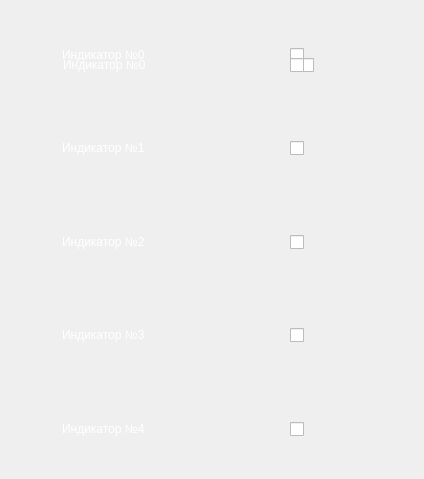
<?xml version="1.0" encoding="UTF-8"?>
<ui version="4.0">
 <class>indicatorwidget</class>
 <widget class="QWidget" name="indicatorwidget">
  <property name="geometry">
   <rect>
    <x>0</x>
    <y>0</y>
    <width>424</width>
    <height>479</height>
   </rect>
  </property>
  <property name="windowTitle">
   <string>Form</string>
  </property>
  <widget class="QWidget" name="layoutWidget">
   <property name="geometry">
    <rect>
     <x>30</x>
     <y>20</y>
     <width>351</width>
     <height>451</height>
    </rect>
   </property>
   <layout class="QVBoxLayout" name="m_layout">
    <item>
     <widget class="QGroupBox" name="group0">
      <property name="styleSheet">
       <string notr="true">QGroupBox { border: none; background-color: transparent; border-radius: 25px; /* Половина высоты для полного скругления */
display: flex;}</string>
      </property>
      <property name="title">
       <string/>
      </property>
      <widget class="QCheckBox" name="toggle0">
       <property name="enabled">
        <bool>true</bool>
       </property>
       <property name="geometry">
        <rect>
         <x>260</x>
         <y>20</y>
         <width>60</width>
         <height>31</height>
        </rect>
       </property>
       <property name="styleSheet">
        <string notr="true">QCheckBox::indicator {
	width: 60px;
	height: 80px;
	background-image: url(:/image/resources/img/info.png);
}

QCheckBox::indicator:checked {
	image: url(:/image/resources/img/on_new.jpg);
	background-image: url(:/image/resources/img/info.png);
}

QCheckBox::indicator:unchecked {
	image: url(:/image/resources/img/off_new.jpg);
	background-image: url(:/image/resources/img/info.png);
}

</string>
       </property>
       <property name="text">
        <string/>
       </property>
      </widget>
      <widget class="QLabel" name="indicator0">
       <property name="geometry">
        <rect>
         <x>9</x>
         <y>0</y>
         <width>321</width>
         <height>70</height>
        </rect>
       </property>
       <property name="sizePolicy">
        <sizepolicy hsizetype="Minimum" vsizetype="Maximum">
         <horstretch>0</horstretch>
         <verstretch>0</verstretch>
        </sizepolicy>
       </property>
       <property name="font">
        <font>
         <pointsize>9</pointsize>
         <fontweight>ExtraLight</fontweight>
        </font>
       </property>
       <property name="styleSheet">
        <string notr="true">width: 400px;
background-image: url(:/image/resources/img/info_black.png);
color: rgb(255, 255, 255);
height: 50px;
 /*background-color: white;*/
border-radius: 25px; /* Половина высоты для полного скругления */
display: flex;
align-items: center; /* Вертикальное выравнивание текста */
padding: 0 20px; /* Отступы с обоих концов */
box-shadow: 0 4px 8px rgba(0, 0, 0, 0.1); /* Небольшая тень для эффекта всплытия */
 margin: 10px 0; /* Для отступа между элементами, если их несколько */
</string>
       </property>
       <property name="frameShadow">
        <enum>QFrame::Raised</enum>
       </property>
       <property name="text">
        <string>&lt;!DOCTYPE html&gt;
&lt;html lang=&quot;ru&quot;&gt;
&lt;head&gt;
&lt;meta charset=&quot;UTF-8&quot;&gt;
&lt;meta name=&quot;viewport&quot; content=&quot;width=device-width, initial-scale=1.0&quot;&gt;
&lt;title&gt;CustomLabel&lt;/title&gt;
&lt;style&gt;
  .custom-label {
    width: 400px;
    height: 50px;
    border-radius: 25px; /* Половина высоты для полного скругления */
    display: flex;
    align-items: center; /* Вертикальное выравнивание текста */
    padding: 0 20px; /* Отступы с обоих концов */
    box-shadow: 0 4px 8px rgba(0, 0, 0, 0.1); /* Небольшая тень для эффекта всплытия */
    margin: 10px 0; /* Для отступа между элементами, если их несколько */
  }

  .custom-label-text {
    color: black;
    font-weight: 400; /* Тонкий шрифт */
    font-size: 20px; /* Размер шрифта */
  }
&lt;/style&gt;
&lt;/head&gt;
&lt;body&gt;

&lt;div class=&quot;custom-label&quot;&gt;
  &lt;span class=&quot;custom-label-text&quot;&gt;Индикатор №0&lt;/span&gt;
&lt;/div&gt;

&lt;/body&gt;
&lt;/html&gt;
</string>
       </property>
      </widget>
      <widget class="QPushButton" name="info0">
       <property name="enabled">
        <bool>true</bool>
       </property>
       <property name="geometry">
        <rect>
         <x>180</x>
         <y>25</y>
         <width>22</width>
         <height>22</height>
        </rect>
       </property>
       <property name="sizePolicy">
        <sizepolicy hsizetype="Maximum" vsizetype="Maximum">
         <horstretch>0</horstretch>
         <verstretch>0</verstretch>
        </sizepolicy>
       </property>
       <property name="font">
        <font>
         <pointsize>9</pointsize>
         <bold>false</bold>
         <stylestrategy>PreferAntialias</stylestrategy>
        </font>
       </property>
       <property name="mouseTracking">
        <bool>true</bool>
       </property>
       <property name="tabletTracking">
        <bool>true</bool>
       </property>
       <property name="focusPolicy">
        <enum>Qt::StrongFocus</enum>
       </property>
       <property name="autoFillBackground">
        <bool>false</bool>
       </property>
       <property name="styleSheet">
        <string notr="true">image: url(:/image/resources/img/info_black.png);
border-radius: 80px;</string>
       </property>
       <property name="text">
        <string/>
       </property>
       <property name="checkable">
        <bool>true</bool>
       </property>
       <property name="autoDefault">
        <bool>false</bool>
       </property>
       <property name="flat">
        <bool>true</bool>
       </property>
      </widget>
      <widget class="QGroupBox" name="group0_2">
       <property name="geometry">
        <rect>
         <x>10</x>
         <y>10</y>
         <width>349</width>
         <height>71</height>
        </rect>
       </property>
       <property name="styleSheet">
        <string notr="true">QGroupBox { border: none; background-color: transparent; border-radius: 25px; /* Половина высоты для полного скругления */
display: flex;}</string>
       </property>
       <property name="title">
        <string/>
       </property>
       <widget class="QCheckBox" name="toggle0_2">
        <property name="enabled">
         <bool>true</bool>
        </property>
        <property name="geometry">
         <rect>
          <x>260</x>
          <y>20</y>
          <width>60</width>
          <height>31</height>
         </rect>
        </property>
        <property name="styleSheet">
         <string notr="true">QCheckBox::indicator {
	width: 60px;
	height: 80px;
	background-image: url(:/image/resources/img/info.png);
}

QCheckBox::indicator:checked {
	image: url(:/image/resources/img/on_new.jpg);
	background-image: url(:/image/resources/img/info.png);
}

QCheckBox::indicator:unchecked {
	image: url(:/image/resources/img/off_new.jpg);
	background-image: url(:/image/resources/img/info.png);
}

</string>
        </property>
        <property name="text">
         <string/>
        </property>
       </widget>
       <widget class="QLabel" name="indicator0_2">
        <property name="geometry">
         <rect>
          <x>0</x>
          <y>0</y>
          <width>321</width>
          <height>70</height>
         </rect>
        </property>
        <property name="sizePolicy">
         <sizepolicy hsizetype="Minimum" vsizetype="Maximum">
          <horstretch>0</horstretch>
          <verstretch>0</verstretch>
         </sizepolicy>
        </property>
        <property name="font">
         <font>
          <pointsize>9</pointsize>
          <fontweight>ExtraLight</fontweight>
         </font>
        </property>
        <property name="styleSheet">
         <string notr="true">width: 400px;
background-image: url(:/image/resources/img/info_black.png);
color: rgb(255, 255, 255);
height: 50px;
 /*background-color: white;*/
border-radius: 25px; /* Половина высоты для полного скругления */
display: flex;
align-items: center; /* Вертикальное выравнивание текста */
padding: 0 20px; /* Отступы с обоих концов */
box-shadow: 0 4px 8px rgba(0, 0, 0, 0.1); /* Небольшая тень для эффекта всплытия */
 margin: 10px 0; /* Для отступа между элементами, если их несколько */
</string>
        </property>
        <property name="frameShadow">
         <enum>QFrame::Raised</enum>
        </property>
        <property name="text">
         <string>&lt;!DOCTYPE html&gt;
&lt;html lang=&quot;ru&quot;&gt;
&lt;head&gt;
&lt;meta charset=&quot;UTF-8&quot;&gt;
&lt;meta name=&quot;viewport&quot; content=&quot;width=device-width, initial-scale=1.0&quot;&gt;
&lt;title&gt;CustomLabel&lt;/title&gt;
&lt;style&gt;
  .custom-label {
    width: 400px;
    height: 50px;
    border-radius: 25px; /* Половина высоты для полного скругления */
    display: flex;
    align-items: center; /* Вертикальное выравнивание текста */
    padding: 0 20px; /* Отступы с обоих концов */
    box-shadow: 0 4px 8px rgba(0, 0, 0, 0.1); /* Небольшая тень для эффекта всплытия */
    margin: 10px 0; /* Для отступа между элементами, если их несколько */
  }

  .custom-label-text {
    color: black;
    font-weight: 400; /* Тонкий шрифт */
    font-size: 20px; /* Размер шрифта */
  }
&lt;/style&gt;
&lt;/head&gt;
&lt;body&gt;

&lt;div class=&quot;custom-label&quot;&gt;
  &lt;span class=&quot;custom-label-text&quot;&gt;Индикатор №0&lt;/span&gt;
&lt;/div&gt;

&lt;/body&gt;
&lt;/html&gt;
</string>
        </property>
       </widget>
       <widget class="QPushButton" name="info0_2">
        <property name="enabled">
         <bool>true</bool>
        </property>
        <property name="geometry">
         <rect>
          <x>180</x>
          <y>25</y>
          <width>22</width>
          <height>22</height>
         </rect>
        </property>
        <property name="sizePolicy">
         <sizepolicy hsizetype="Maximum" vsizetype="Maximum">
          <horstretch>0</horstretch>
          <verstretch>0</verstretch>
         </sizepolicy>
        </property>
        <property name="font">
         <font>
          <pointsize>9</pointsize>
          <bold>false</bold>
          <stylestrategy>PreferAntialias</stylestrategy>
         </font>
        </property>
        <property name="mouseTracking">
         <bool>true</bool>
        </property>
        <property name="tabletTracking">
         <bool>true</bool>
        </property>
        <property name="focusPolicy">
         <enum>Qt::StrongFocus</enum>
        </property>
        <property name="autoFillBackground">
         <bool>false</bool>
        </property>
        <property name="styleSheet">
         <string notr="true">image: url(:/image/resources/img/info_black.png);
border-radius: 80px;</string>
        </property>
        <property name="text">
         <string/>
        </property>
        <property name="checkable">
         <bool>true</bool>
        </property>
        <property name="autoDefault">
         <bool>false</bool>
        </property>
        <property name="flat">
         <bool>true</bool>
        </property>
       </widget>
       <widget class="QCheckBox" name="toggle0_3">
        <property name="enabled">
         <bool>true</bool>
        </property>
        <property name="geometry">
         <rect>
          <x>250</x>
          <y>20</y>
          <width>60</width>
          <height>31</height>
         </rect>
        </property>
        <property name="styleSheet">
         <string notr="true">QCheckBox::indicator {
	width: 60px;
	height: 80px;
	background-image: url(:/image/resources/img/info.png);
}

QCheckBox::indicator:checked {
	image: url(:/image/resources/img/on_new.jpg);
	background-image: url(:/image/resources/img/info.png);
}

QCheckBox::indicator:unchecked {
	image: url(:/image/resources/img/off_new.jpg);
	background-image: url(:/image/resources/img/info.png);
}

</string>
        </property>
        <property name="text">
         <string/>
        </property>
       </widget>
      </widget>
      <zorder>indicator0</zorder>
      <zorder>info0</zorder>
      <zorder>toggle0</zorder>
      <zorder>group0_2</zorder>
     </widget>
    </item>
    <item>
     <spacer name="verticalSpacer">
      <property name="orientation">
       <enum>Qt::Vertical</enum>
      </property>
      <property name="sizeType">
       <enum>QSizePolicy::Fixed</enum>
      </property>
      <property name="sizeHint" stdset="0">
       <size>
        <width>10</width>
        <height>10</height>
       </size>
      </property>
     </spacer>
    </item>
    <item>
     <widget class="QGroupBox" name="group1">
      <property name="styleSheet">
       <string notr="true">QGroupBox { border: none; background-color: transparent; border-radius: 25px; /* Половина высоты для полного скругления */
display: flex;}</string>
      </property>
      <property name="title">
       <string/>
      </property>
      <widget class="QLabel" name="indicator1_2">
       <property name="geometry">
        <rect>
         <x>9</x>
         <y>0</y>
         <width>320</width>
         <height>70</height>
        </rect>
       </property>
       <property name="sizePolicy">
        <sizepolicy hsizetype="Minimum" vsizetype="Maximum">
         <horstretch>0</horstretch>
         <verstretch>0</verstretch>
        </sizepolicy>
       </property>
       <property name="font">
        <font>
         <pointsize>9</pointsize>
         <fontweight>ExtraLight</fontweight>
        </font>
       </property>
       <property name="styleSheet">
        <string notr="true">width: 400px;
background-image: url(:/image/resources/img/info_black.png);
color: rgb(255, 255, 255);
height: 50px;
 /*background-color: white;*/
border-radius: 25px; /* Половина высоты для полного скругления */
display: flex;
align-items: center; /* Вертикальное выравнивание текста */
padding: 0 20px; /* Отступы с обоих концов */
box-shadow: 0 4px 8px rgba(0, 0, 0, 0.1); /* Небольшая тень для эффекта всплытия */
 margin: 10px 0; /* Для отступа между элементами, если их несколько */
</string>
       </property>
       <property name="frameShadow">
        <enum>QFrame::Raised</enum>
       </property>
       <property name="text">
        <string>&lt;!DOCTYPE html&gt;
&lt;html lang=&quot;ru&quot;&gt;
&lt;head&gt;
&lt;meta charset=&quot;UTF-8&quot;&gt;
&lt;meta name=&quot;viewport&quot; content=&quot;width=device-width, initial-scale=1.0&quot;&gt;
&lt;title&gt;CustomLabel&lt;/title&gt;
&lt;style&gt;
  .custom-label {
    width: 400px;
    height: 50px;
    border-radius: 25px; /* Половина высоты для полного скругления */
    display: flex;
    align-items: center; /* Вертикальное выравнивание текста */
    padding: 0 20px; /* Отступы с обоих концов */
  }

  .custom-label-text {
    color: black;
    font-weight: 400; /* Тонкий шрифт */
    font-size: 20px; /* Размер шрифта */
  }
&lt;/style&gt;
&lt;/head&gt;
&lt;body&gt;

&lt;div class=&quot;custom-label&quot;&gt;
  &lt;span class=&quot;custom-label-text&quot;&gt;Индикатор №1&lt;/span&gt;
&lt;/div&gt;

&lt;/body&gt;
&lt;/html&gt;
</string>
       </property>
      </widget>
      <widget class="QPushButton" name="info1_2">
       <property name="enabled">
        <bool>true</bool>
       </property>
       <property name="geometry">
        <rect>
         <x>180</x>
         <y>25</y>
         <width>22</width>
         <height>22</height>
        </rect>
       </property>
       <property name="sizePolicy">
        <sizepolicy hsizetype="Maximum" vsizetype="Maximum">
         <horstretch>0</horstretch>
         <verstretch>0</verstretch>
        </sizepolicy>
       </property>
       <property name="font">
        <font>
         <pointsize>9</pointsize>
         <bold>false</bold>
         <stylestrategy>PreferAntialias</stylestrategy>
        </font>
       </property>
       <property name="mouseTracking">
        <bool>true</bool>
       </property>
       <property name="tabletTracking">
        <bool>true</bool>
       </property>
       <property name="focusPolicy">
        <enum>Qt::StrongFocus</enum>
       </property>
       <property name="autoFillBackground">
        <bool>false</bool>
       </property>
       <property name="styleSheet">
        <string notr="true">image: url(:/image/resources/img/info_black.png);
border-radius: 80px;</string>
       </property>
       <property name="text">
        <string/>
       </property>
       <property name="checkable">
        <bool>true</bool>
       </property>
       <property name="flat">
        <bool>true</bool>
       </property>
      </widget>
      <widget class="QCheckBox" name="toggle1_2">
       <property name="enabled">
        <bool>true</bool>
       </property>
       <property name="geometry">
        <rect>
         <x>260</x>
         <y>20</y>
         <width>60</width>
         <height>31</height>
        </rect>
       </property>
       <property name="styleSheet">
        <string notr="true">QCheckBox::indicator {
	width: 60px;
	height: 80px;
	background-image: url(:/image/resources/img/info.png);
}

QCheckBox::indicator:checked {
	image: url(:/image/resources/img/on_new.jpg);
	background-image: url(:/image/resources/img/info.png);
}

QCheckBox::indicator:unchecked {
	image: url(:/image/resources/img/off_new.jpg);
	background-image: url(:/image/resources/img/info.png);
}

</string>
       </property>
       <property name="text">
        <string/>
       </property>
      </widget>
     </widget>
    </item>
    <item>
     <spacer name="verticalSpacer_2">
      <property name="orientation">
       <enum>Qt::Vertical</enum>
      </property>
      <property name="sizeType">
       <enum>QSizePolicy::Fixed</enum>
      </property>
      <property name="sizeHint" stdset="0">
       <size>
        <width>10</width>
        <height>10</height>
       </size>
      </property>
     </spacer>
    </item>
    <item>
     <widget class="QGroupBox" name="group1_2">
      <property name="styleSheet">
       <string notr="true">QGroupBox { width: 300px;
height: 50px;
border: none; background-color: transparent; border-radius: 35px;}</string>
      </property>
      <property name="title">
       <string/>
      </property>
      <widget class="QLabel" name="indicator2">
       <property name="geometry">
        <rect>
         <x>9</x>
         <y>0</y>
         <width>321</width>
         <height>70</height>
        </rect>
       </property>
       <property name="sizePolicy">
        <sizepolicy hsizetype="Maximum" vsizetype="Maximum">
         <horstretch>0</horstretch>
         <verstretch>0</verstretch>
        </sizepolicy>
       </property>
       <property name="font">
        <font>
         <pointsize>9</pointsize>
         <fontweight>ExtraLight</fontweight>
        </font>
       </property>
       <property name="styleSheet">
        <string notr="true">width: 400px;
background-image: url(:/image/resources/img/info_black.png);
color: rgb(255, 255, 255);
height: 50px;
 /*background-color: white;*/
border-radius: 25px; /* Половина высоты для полного скругления */
display: flex;
align-items: center; /* Вертикальное выравнивание текста */
padding: 0 20px; /* Отступы с обоих концов */
box-shadow: 0 4px 8px rgba(0, 0, 0, 0.1); /* Небольшая тень для эффекта всплытия */
 margin: 10px 0; /* Для отступа между элементами, если их несколько */
</string>
       </property>
       <property name="frameShadow">
        <enum>QFrame::Raised</enum>
       </property>
       <property name="text">
        <string>&lt;!DOCTYPE html&gt;
&lt;html lang=&quot;ru&quot;&gt;
&lt;head&gt;
&lt;meta charset=&quot;UTF-8&quot;&gt;
&lt;meta name=&quot;viewport&quot; content=&quot;width=device-width, initial-scale=1.0&quot;&gt;
&lt;title&gt;CustomLabel&lt;/title&gt;
&lt;style&gt;
  .custom-label {
    width: 400px;
    height: 50px;
    border-radius: 25px; /* Половина высоты для полного скругления */
    display: flex;
    align-items: center; /* Вертикальное выравнивание текста */
    padding: 0 20px; /* Отступы с обоих концов */
  }

  .custom-label-text {
    color: black;
    font-weight: 400; /* Тонкий шрифт */
    font-size: 20px; /* Размер шрифта */
  }
&lt;/style&gt;
&lt;/head&gt;
&lt;body&gt;

&lt;div class=&quot;custom-label&quot;&gt;
  &lt;span class=&quot;custom-label-text&quot;&gt;Индикатор №2&lt;/span&gt;
&lt;/div&gt;

&lt;/body&gt;
&lt;/html&gt;
</string>
       </property>
      </widget>
      <widget class="QPushButton" name="info2">
       <property name="enabled">
        <bool>true</bool>
       </property>
       <property name="geometry">
        <rect>
         <x>180</x>
         <y>25</y>
         <width>22</width>
         <height>22</height>
        </rect>
       </property>
       <property name="sizePolicy">
        <sizepolicy hsizetype="Maximum" vsizetype="Maximum">
         <horstretch>0</horstretch>
         <verstretch>0</verstretch>
        </sizepolicy>
       </property>
       <property name="font">
        <font>
         <pointsize>9</pointsize>
         <bold>false</bold>
         <stylestrategy>PreferAntialias</stylestrategy>
        </font>
       </property>
       <property name="mouseTracking">
        <bool>true</bool>
       </property>
       <property name="tabletTracking">
        <bool>true</bool>
       </property>
       <property name="focusPolicy">
        <enum>Qt::StrongFocus</enum>
       </property>
       <property name="autoFillBackground">
        <bool>false</bool>
       </property>
       <property name="styleSheet">
        <string notr="true">image: url(:/image/resources/img/info_black.png);
border-radius: 80px;</string>
       </property>
       <property name="text">
        <string/>
       </property>
       <property name="checkable">
        <bool>true</bool>
       </property>
       <property name="flat">
        <bool>true</bool>
       </property>
      </widget>
      <widget class="QCheckBox" name="toggle2">
       <property name="enabled">
        <bool>true</bool>
       </property>
       <property name="geometry">
        <rect>
         <x>260</x>
         <y>20</y>
         <width>60</width>
         <height>31</height>
        </rect>
       </property>
       <property name="styleSheet">
        <string notr="true">QCheckBox::indicator {
	width: 60px;
	height: 80px;
	background-image: url(:/image/resources/img/info.png);
}

QCheckBox::indicator:checked {
	image: url(:/image/resources/img/on_new.jpg);
	background-image: url(:/image/resources/img/info.png);
}

QCheckBox::indicator:unchecked {
	image: url(:/image/resources/img/off_new.jpg);
	background-image: url(:/image/resources/img/info.png);
}

</string>
       </property>
       <property name="text">
        <string/>
       </property>
      </widget>
     </widget>
    </item>
    <item>
     <spacer name="verticalSpacer_3">
      <property name="orientation">
       <enum>Qt::Vertical</enum>
      </property>
      <property name="sizeType">
       <enum>QSizePolicy::Fixed</enum>
      </property>
      <property name="sizeHint" stdset="0">
       <size>
        <width>10</width>
        <height>10</height>
       </size>
      </property>
     </spacer>
    </item>
    <item>
     <widget class="QGroupBox" name="group1_3">
      <property name="styleSheet">
       <string notr="true">QGroupBox { border: none; background-color: transparent; border-radius: 25px; /* Половина высоты для полного скругления */
display: flex;}</string>
      </property>
      <property name="title">
       <string/>
      </property>
      <widget class="QLabel" name="indicator3">
       <property name="geometry">
        <rect>
         <x>9</x>
         <y>0</y>
         <width>321</width>
         <height>70</height>
        </rect>
       </property>
       <property name="sizePolicy">
        <sizepolicy hsizetype="Minimum" vsizetype="Maximum">
         <horstretch>0</horstretch>
         <verstretch>0</verstretch>
        </sizepolicy>
       </property>
       <property name="font">
        <font>
         <pointsize>9</pointsize>
         <fontweight>ExtraLight</fontweight>
        </font>
       </property>
       <property name="styleSheet">
        <string notr="true">width: 400px;
background-image: url(:/image/resources/img/info_black.png);
color: rgb(255, 255, 255);
height: 50px;
 /*background-color: white;*/
border-radius: 25px; /* Половина высоты для полного скругления */
display: flex;
align-items: center; /* Вертикальное выравнивание текста */
padding: 0 20px; /* Отступы с обоих концов */
box-shadow: 0 4px 8px rgba(0, 0, 0, 0.1); /* Небольшая тень для эффекта всплытия */
 margin: 10px 0; /* Для отступа между элементами, если их несколько */
</string>
       </property>
       <property name="frameShadow">
        <enum>QFrame::Raised</enum>
       </property>
       <property name="text">
        <string>&lt;!DOCTYPE html&gt;
&lt;html lang=&quot;ru&quot;&gt;
&lt;head&gt;
&lt;meta charset=&quot;UTF-8&quot;&gt;
&lt;meta name=&quot;viewport&quot; content=&quot;width=device-width, initial-scale=1.0&quot;&gt;
&lt;title&gt;CustomLabel&lt;/title&gt;
&lt;style&gt;
  .custom-label {
    width: 400px;
    height: 50px;
    border-radius: 25px; /* Половина высоты для полного скругления */
    display: flex;
    align-items: center; /* Вертикальное выравнивание текста */
    padding: 0 20px; /* Отступы с обоих концов */
  }

  .custom-label-text {
    color: black;
    font-weight: 400; /* Тонкий шрифт */
    font-size: 20px; /* Размер шрифта */
  }
&lt;/style&gt;
&lt;/head&gt;
&lt;body&gt;

&lt;div class=&quot;custom-label&quot;&gt;
  &lt;span class=&quot;custom-label-text&quot;&gt;Индикатор №3&lt;/span&gt;
&lt;/div&gt;

&lt;/body&gt;
&lt;/html&gt;
</string>
       </property>
      </widget>
      <widget class="QPushButton" name="info3">
       <property name="enabled">
        <bool>true</bool>
       </property>
       <property name="geometry">
        <rect>
         <x>180</x>
         <y>25</y>
         <width>22</width>
         <height>22</height>
        </rect>
       </property>
       <property name="sizePolicy">
        <sizepolicy hsizetype="Maximum" vsizetype="Maximum">
         <horstretch>0</horstretch>
         <verstretch>0</verstretch>
        </sizepolicy>
       </property>
       <property name="font">
        <font>
         <pointsize>9</pointsize>
         <bold>false</bold>
         <stylestrategy>PreferAntialias</stylestrategy>
        </font>
       </property>
       <property name="mouseTracking">
        <bool>true</bool>
       </property>
       <property name="tabletTracking">
        <bool>true</bool>
       </property>
       <property name="focusPolicy">
        <enum>Qt::StrongFocus</enum>
       </property>
       <property name="autoFillBackground">
        <bool>false</bool>
       </property>
       <property name="styleSheet">
        <string notr="true">image: url(:/image/resources/img/info_black.png);
border-radius: 80px;</string>
       </property>
       <property name="text">
        <string/>
       </property>
       <property name="checkable">
        <bool>true</bool>
       </property>
       <property name="flat">
        <bool>true</bool>
       </property>
      </widget>
      <widget class="QCheckBox" name="toggle3">
       <property name="enabled">
        <bool>true</bool>
       </property>
       <property name="geometry">
        <rect>
         <x>260</x>
         <y>20</y>
         <width>60</width>
         <height>31</height>
        </rect>
       </property>
       <property name="styleSheet">
        <string notr="true">QCheckBox::indicator {
	width: 60px;
	height: 80px;
	background-image: url(:/image/resources/img/info.png);
}

QCheckBox::indicator:checked {
	image: url(:/image/resources/img/on_new.jpg);
	background-image: url(:/image/resources/img/info.png);
}

QCheckBox::indicator:unchecked {
	image: url(:/image/resources/img/off_new.jpg);
	background-image: url(:/image/resources/img/info.png);
}

</string>
       </property>
       <property name="text">
        <string/>
       </property>
      </widget>
     </widget>
    </item>
    <item>
     <spacer name="verticalSpacer_4">
      <property name="orientation">
       <enum>Qt::Vertical</enum>
      </property>
      <property name="sizeType">
       <enum>QSizePolicy::Fixed</enum>
      </property>
      <property name="sizeHint" stdset="0">
       <size>
        <width>10</width>
        <height>10</height>
       </size>
      </property>
     </spacer>
    </item>
    <item>
     <widget class="QGroupBox" name="group1_4">
      <property name="styleSheet">
       <string notr="true">QGroupBox { border: none; background-color: transparent; border-radius: 25px; /* Половина высоты для полного скругления */
display: flex;}</string>
      </property>
      <property name="title">
       <string/>
      </property>
      <widget class="QLabel" name="indicator4">
       <property name="geometry">
        <rect>
         <x>9</x>
         <y>0</y>
         <width>321</width>
         <height>70</height>
        </rect>
       </property>
       <property name="sizePolicy">
        <sizepolicy hsizetype="Maximum" vsizetype="MinimumExpanding">
         <horstretch>0</horstretch>
         <verstretch>0</verstretch>
        </sizepolicy>
       </property>
       <property name="font">
        <font>
         <pointsize>9</pointsize>
         <fontweight>ExtraLight</fontweight>
        </font>
       </property>
       <property name="styleSheet">
        <string notr="true">width: 400px;
background-image: url(:/image/resources/img/info_black.png);
color: rgb(255, 255, 255);
height: 50px;
 /*background-color: white;*/
border-radius: 25px; /* Половина высоты для полного скругления */
display: flex;
align-items: center; /* Вертикальное выравнивание текста */
padding: 0 20px; /* Отступы с обоих концов */
box-shadow: 0 4px 8px rgba(0, 0, 0, 0.1); /* Небольшая тень для эффекта всплытия */
 margin: 10px 0; /* Для отступа между элементами, если их несколько */
</string>
       </property>
       <property name="frameShadow">
        <enum>QFrame::Raised</enum>
       </property>
       <property name="text">
        <string>&lt;!DOCTYPE html&gt;
&lt;html lang=&quot;ru&quot;&gt;
&lt;head&gt;
&lt;meta charset=&quot;UTF-8&quot;&gt;
&lt;meta name=&quot;viewport&quot; content=&quot;width=device-width, initial-scale=1.0&quot;&gt;
&lt;title&gt;CustomLabel&lt;/title&gt;
&lt;style&gt;
  .custom-label {
    width: 400px;
    height: 50px;
    border-radius: 25px; /* Половина высоты для полного скругления */
    display: flex;
    align-items: center; /* Вертикальное выравнивание текста */
    padding: 0 20px; /* Отступы с обоих концов */
  }

  .custom-label-text {
    color: black;
    font-weight: 400; /* Тонкий шрифт */
    font-size: 20px; /* Размер шрифта */
  }
&lt;/style&gt;
&lt;/head&gt;
&lt;body&gt;

&lt;div class=&quot;custom-label&quot;&gt;
  &lt;span class=&quot;custom-label-text&quot;&gt;Индикатор №4&lt;/span&gt;
&lt;/div&gt;

&lt;/body&gt;
&lt;/html&gt;
</string>
       </property>
      </widget>
      <widget class="QPushButton" name="info4">
       <property name="enabled">
        <bool>true</bool>
       </property>
       <property name="geometry">
        <rect>
         <x>180</x>
         <y>25</y>
         <width>22</width>
         <height>22</height>
        </rect>
       </property>
       <property name="sizePolicy">
        <sizepolicy hsizetype="Maximum" vsizetype="Maximum">
         <horstretch>0</horstretch>
         <verstretch>0</verstretch>
        </sizepolicy>
       </property>
       <property name="font">
        <font>
         <pointsize>9</pointsize>
         <bold>false</bold>
         <stylestrategy>PreferAntialias</stylestrategy>
        </font>
       </property>
       <property name="mouseTracking">
        <bool>true</bool>
       </property>
       <property name="tabletTracking">
        <bool>true</bool>
       </property>
       <property name="focusPolicy">
        <enum>Qt::StrongFocus</enum>
       </property>
       <property name="autoFillBackground">
        <bool>false</bool>
       </property>
       <property name="styleSheet">
        <string notr="true">image: url(:/image/resources/img/info_black.png);
border-radius: 80px;</string>
       </property>
       <property name="text">
        <string/>
       </property>
       <property name="checkable">
        <bool>true</bool>
       </property>
       <property name="flat">
        <bool>true</bool>
       </property>
      </widget>
      <widget class="QCheckBox" name="toggle4">
       <property name="enabled">
        <bool>true</bool>
       </property>
       <property name="geometry">
        <rect>
         <x>260</x>
         <y>20</y>
         <width>60</width>
         <height>31</height>
        </rect>
       </property>
       <property name="styleSheet">
        <string notr="true">QCheckBox::indicator {
	width: 60px;
	height: 80px;
	background-image: url(:/image/resources/img/info.png);
}

QCheckBox::indicator:checked {
	image: url(:/image/resources/img/on_new.jpg);
	background-image: url(:/image/resources/img/info.png);
}

QCheckBox::indicator:unchecked {
	image: url(:/image/resources/img/off_new.jpg);
	background-image: url(:/image/resources/img/info.png);
}

</string>
       </property>
       <property name="text">
        <string/>
       </property>
      </widget>
     </widget>
    </item>
   </layout>
  </widget>
 </widget>
 <resources/>
 <connections/>
</ui>
